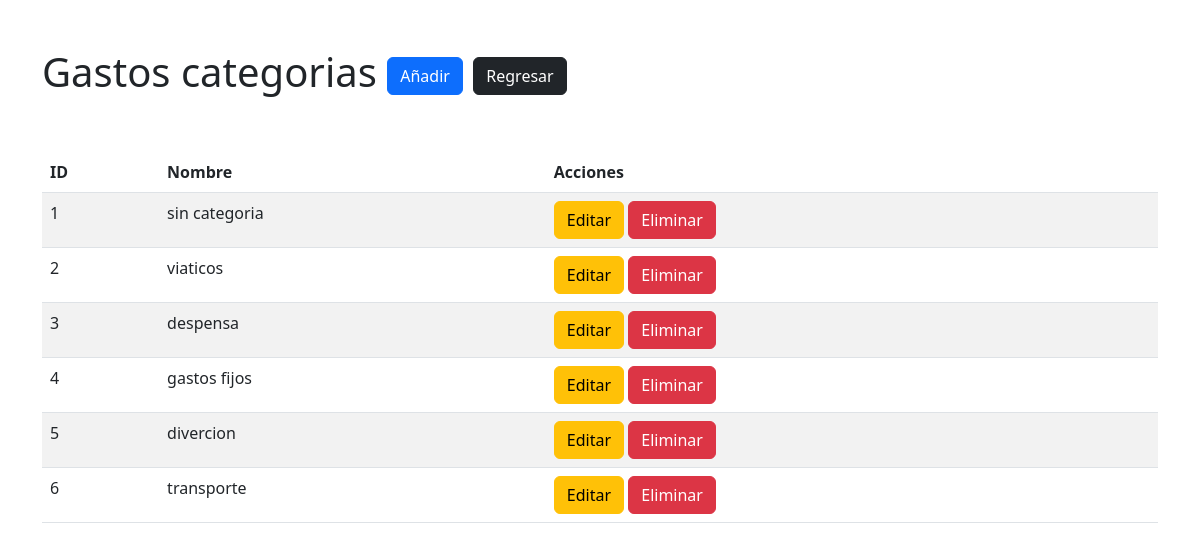
/modulos/gastos_categoria/index.php (signed in), run on the app's committed database.
### tables this page shows
CREATE TABLE `gastos_categorias` (
  `ID` int(11) NOT NULL,
  `Nombre` varchar(255) NOT NULL
);

### modulos/gastos_categoria/index.php (the view, shortened to what this page needs)
<?php
require_once('../../config/config.php');
$query = "SELECT * FROM gastos_categorias";
$result = $conexion->query($query);
?>
<!DOCTYPE html>
<html lang="en">
<head>
    <link href="https://cdn.jsdelivr.net/npm/bootstrap@5.2.2/dist/css/bootstrap.min.css" rel="stylesheet">
</head>
<body>
    <div class="container">
        <div class="row mt-5">
            <div class="col">
                <h1>Gastos categorias <a href="form-insert.php" class="btn btn-primary">Añadir</a> <a href="http://localhost/spending_tracker/modulos/bienvenida/" class="btn btn-dark">Regresar</a></h1>
            </div>
        </div>
        <div class="row mt-5">
            <div class="col">
                <table class="table table-striped table-hover">
                    <thead>
                        <tr>
                            <th>ID</th>
                            <th>Nombre</th>
                            <th>Acciones</th>
                        </tr>
                    </thead>
                    <tbody>
                        <?php
                        while($row = $result->fetch_assoc()){
                        ?>
                        <tr>
                            <td><?php echo $row['ID']; ?></td>
                            <td><?php echo $row['Nombre']; ?></td>
                            <td>
                                <a href="form-update.php?ID=<?php echo $row['ID']; ?>" class="btn btn-warning">Editar</a>
                                <a href="../../config/delete_spending_c.php?ID=<?php echo $row['ID']; ?>" class="btn btn-danger">Eliminar</a>
                            </td>
                        </tr>
                        <?php } ?>
                    </tbody>
                </table>
            </div>
        </div>
    </div>
</body>
</html>

### data on the page
gastos_categorias: ID "1", Nombre "sin categoria"
gastos_categorias: ID "2", Nombre "viaticos"
gastos_categorias: ID "3", Nombre "despensa"
gastos_categorias: ID "4", Nombre "gastos fijos"
gastos_categorias: ID "5", Nombre "divercion"
gastos_categorias: ID "6", Nombre "transporte"
